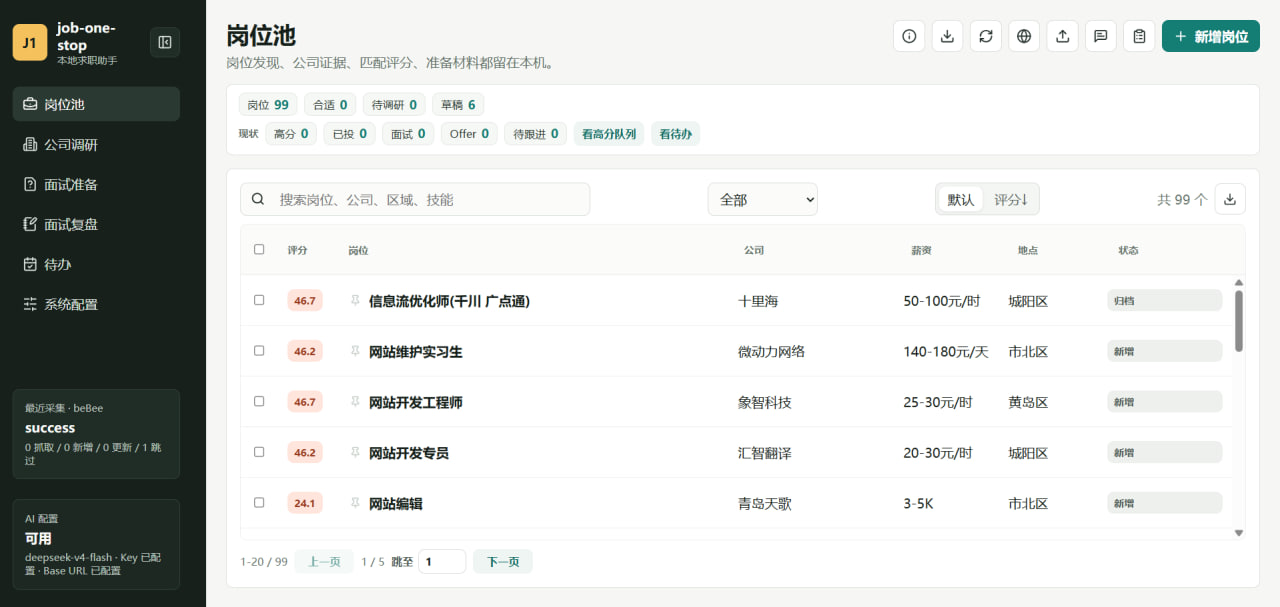
#> input picture 外部/ui展示.jpg, 1280 x 607 px
$ python generate_icons.py '../../外部/ui展示.jpg'
#> lines starting #> are read from the running program, lines starting #| are printed output that depends on the picture
#!/usr/bin/env python3
"""Generate Tauri app icons from a source PNG.

Usage: python3 generate_icons.py source.png

Requires: pip install Pillow
"""
import sys
from pathlib import Path

try:
    from PIL import Image
except ImportError:
    print("Install Pillow first: pip install Pillow")
    sys.exit(1)

if len(sys.argv) < 2:
    print("Usage: python3 generate_icons.py source.png")
    sys.exit(1)

src = Image.open(sys.argv[1]).convert("RGBA")
out_dir = Path(__file__).parent

# PNG icons
for size in [32, 128]:
    img = src.resize((size, size), Image.Resampling.LANCZOS)
    img.save(out_dir / f"{size}x{size}.png")
#> this loop made 2 passes
#> pass 1, `img = src.resize((size, size), Image.Resampling.LANCZOS)`:
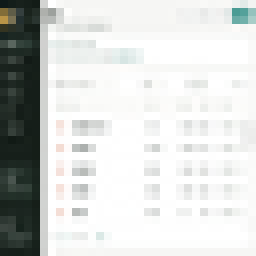
#> img: PIL image 32x32 RGBA (shown 8 times larger); mean R, G, B, A 211.9, 214.1, 212.2, 255
#> pass 2, `img = src.resize((size, size), Image.Resampling.LANCZOS)`:
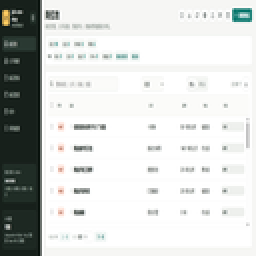
#> img: PIL image 128x128 RGBA (shown 2 times larger); mean R, G, B, A 212.2, 214.3, 212.5, 255

# 128x128@2x
img = src.resize((256, 256), Image.Resampling.LANCZOS)
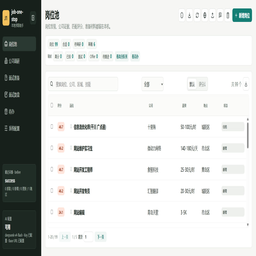
#> img: PIL image 256x256 RGBA; mean R, G, B, A 212.3, 214.4, 212.5, 255
img.save(out_dir / "128x128@2x.png")

# Windows .ico
img = src.resize((256, 256), Image.Resampling.LANCZOS)
img.save(out_dir / "icon.ico", format="ICO", sizes=[(16, 16), (32, 32), (48, 48), (64, 64), (128, 128), (256, 256)])

# macOS .icns
img.save(out_dir / "icon.icns")

print(f"Icons generated in {out_dir}")
